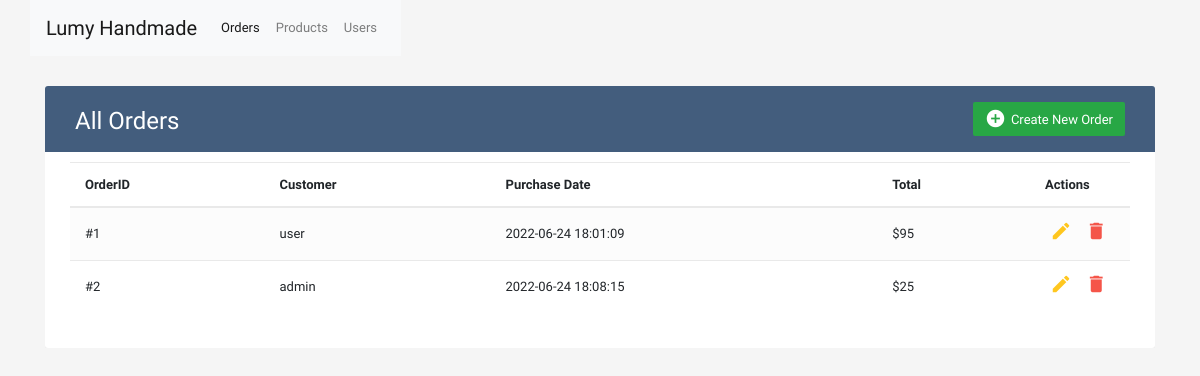
Page /admin/orders.php (signed in) on the committed database.
### tables this page shows
CREATE TABLE `shop_order` (
  `OrderID` int(255) NOT NULL,
  `CustomerID` int(255) DEFAULT NULL,
  `TotalPrice` int(255) DEFAULT NULL,
  `Status` varchar(255) DEFAULT NULL,
  `DatePurchase` datetime NOT NULL DEFAULT CURRENT_TIMESTAMP
);

### inc/helpers.php (called while the page is built, shortened)
<?php
function get_users() {
	global $link;
	$users = [];
	$sql = "SELECT * FROM `users`";
	$stmt = $link->prepare($sql);
	$stmt->execute();
	$result = $stmt->get_result();
	$result_i = 0;
	while ($row = $result->fetch_array(MYSQLI_NUM)) {
		$fields = $result -> fetch_fields();
		foreach ($row as $index => $column) {
			$users[$result_i][$fields[$index]->name] = $column;
		}
		$result_i++;
	}
	return $users;
}
function get_orders() {
	global $link;
	$orders = [];
	$sql = "SELECT * FROM `shop_order`";
	$stmt = $link->prepare($sql);
	$stmt->execute();
	$result = $stmt->get_result();
	$result_i = 0;
	while ($row = $result->fetch_array(MYSQLI_NUM)) {
		$fields = $result -> fetch_fields();
		foreach ($row as $index => $column) {
			$orders[$result_i][$fields[$index]->name] = $column;
		}
		$result_i++;
	}
	return $orders;
}
function get_user_by_id($id) {
	global $link;
	$sql = "SELECT * FROM `users` WHERE UserID = ?";
	$stmt = $link->prepare($sql);
	$stmt->bind_param("i", $id);
	$stmt->execute();
	$result = $stmt->get_result();
	$user = [];
	if ( $row = $result->fetch_array(MYSQLI_NUM) ) {
		$fields = $result -> fetch_fields();
		foreach ($row as $index => $column) {
			$user[$fields[$index]->name] = $column;
		}
		return $user;
	}
	return false;
}
function is_logged_in_user_admin() {
	$user = get_user_by_id($_SESSION['id']);
	if ( $user['admin'] === 1 )
		return true;
	return false;
}

### admin/actions.php (called while the page is built, shortened)
<?php
if ( !is_logged_in_user_admin() ) {
	header("Location: " . BASE_URL . "/lumyhandmade/index.php");
	exit();
}

### admin/orders.php (the view, shortened to what this page needs)
<?php require_once "../inc/helpers.php" ?>
<?php require_once "actions.php" ?>
<?php
$orders = get_orders();
$customers = get_users();
?>
<?php require_once "templates/header.php" ?>
<div class="container-xl">
	<div class="row">
		<nav class="navbar navbar-expand-lg navbar-light bg-light">
            <a class="navbar-brand" href="<?php echo BASE_URL . '/clumyhandmade/admin/orders.php' ?>">Lumy Handmade</a>
			<div class="collapse navbar-collapse" id="navbarNav">
				<ul class="navbar-nav">
					<li class="nav-item active">
						<a class="nav-link" href="orders.php">Orders <span class="sr-only">(current)</span></a>
					</li>
					<li class="nav-item">
						<a class="nav-link" href="products.php">Products</a>
					</li>
					<li class="nav-item">
						<a class="nav-link" href="users.php">Users</a>
					</li>
				</ul>
			</div>
		</nav>
	</div>
	<div class="table-responsive">
		<div class="table-wrapper">
			<div class="table-title">
				<div class="row">
					<div class="col-sm-6">
						<h2>All Orders</h2>
					</div>
					<div class="col-sm-6">
						<a href="#addOrderModal" class="btn btn-success" data-toggle="modal"><i class="material-icons">&#xE147;</i> <span>Create New Order</span></a>
					</div>
				</div>
			</div>
			<table class="table table-striped table-hover">
				<thead>
				<tr>
					<th>OrderID</th>
					<th>Customer</th>
					<th>Purchase Date</th>
					<th>Total</th>
					<th>Actions</th>
				</tr>
				</thead>
				<tbody>
				<?php foreach ($orders as $index => $order) : ?>
				<tr>
					<td>#<?php echo $order['OrderID'] ?></td>
					<td><?php echo get_user_by_id($order['CustomerID'])['CustomerName'] ?></td>
					<td><?php echo $order['DatePurchase'] ?></td>
					<td>$<?php echo $order['TotalPrice'] ?></td>
					<td>
						<a href="#editOrderModal-<?php echo $index ?>" class="edit" data-toggle="modal">
							<i class="material-icons" data-toggle="tooltip" title="Edit">&#xE254;</i>
						</a>
						<a href="?delete_order&id=<?php echo $order['OrderID'] ?>" class="delete">
							<i class="material-icons" data-toggle="tooltip" title="Delete">&#xE872;</i>
						</a>
					</td>
				</tr>
				<?php endforeach; ?>
				</tbody>
			</table>
		</div>
	</div>
</div>
<?php require_once "templates/footer.php" ?>

### admin/css/admin.css (style rules this page uses)
body { color: #566787; background: #f5f5f5; font-family: 'Varela Round', sans-serif; font-size: 13px; }
.table-responsive { margin: 30px 0; }
.table-wrapper { background: #fff; padding: 20px 25px; border-radius: 3px; min-width: 1000px; box-shadow: 0 1px 1px rgba(0,0,0,.05); }
.table-title { padding-bottom: 15px; background: #435d7d; color: #fff; padding: 16px 30px; min-width: 100%; margin: -20px -25px 10px; border-radius: 3px 3px 0 0; }
.table-title h2 { margin: 5px 0 0; font-size: 24px; }
.table-title .btn { color: #fff; float: right; font-size: 13px; border: none; min-width: 50px; border-radius: 2px; border: none; outline: none !important; margin-left: 10px; }
.table-title .btn i { float: left; font-size: 21px; margin-right: 5px; }
.table-title .btn span { float: left; margin-top: 2px; }
table.table tr th, table.table tr td { border-color: #e9e9e9; padding: 12px 15px; vertical-align: middle; }
table.table tr th:last-child { width: 100px; }
table.table-striped tbody tr:nth-of-type(odd) { background-color: #fcfcfc; }
table.table td:last-child i { opacity: 0.9; font-size: 22px; margin: 0 5px; }
table.table td a { font-weight: bold; color: #566787; display: inline-block; text-decoration: none; outline: none !important; }
table.table td a.edit { color: #FFC107; }
table.table td a.delete { color: #F44336; }
table.table td i { font-size: 19px; }

### rows in the picture
shop_order: OrderID "1", CustomerName "user", DatePurchase "2022-06-24 18:01:09", TotalPrice "95"
shop_order: OrderID "2", CustomerName "admin", DatePurchase "2022-06-24 18:08:15", TotalPrice "25"
